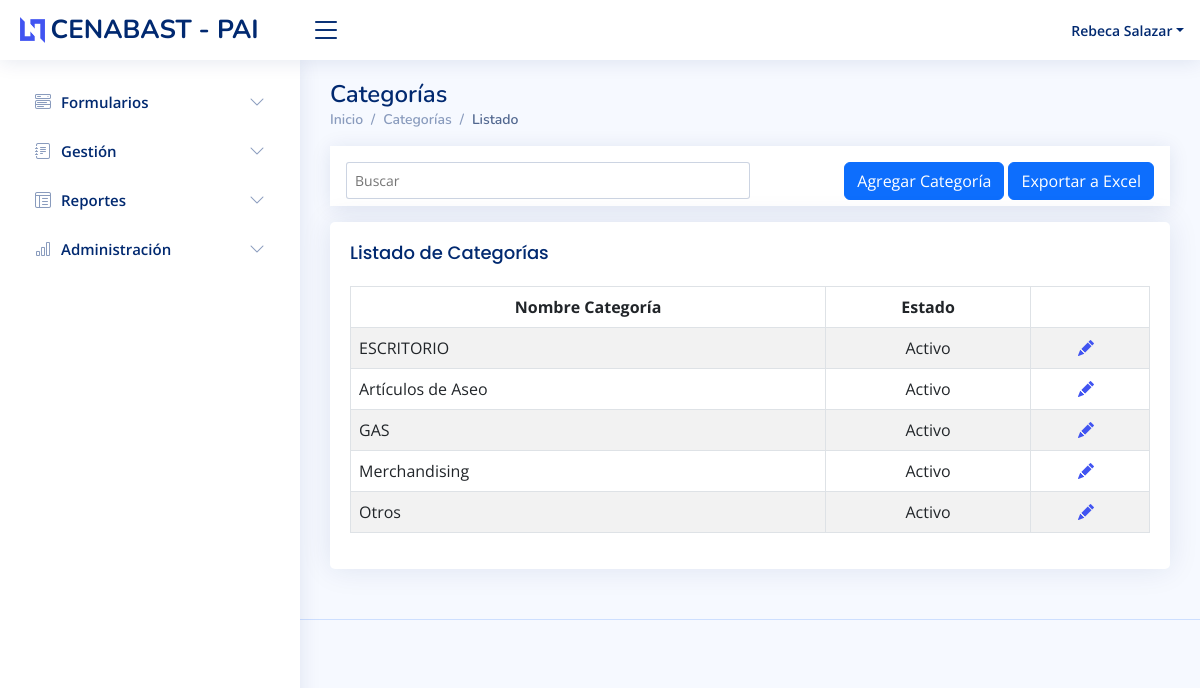
Screenshot of /categorias-list/ (signed in) with the database file from the repository.
### user/models.py (models this page shows, shortened)
class UserProfile(models.Model):
    user = models.OneToOneField(User, on_delete=models.CASCADE, related_name="userprofile", verbose_name="Usuario")
    rut = models.CharField(max_length=20, verbose_name="Rut", unique=True)
    anexo = models.IntegerField(default=0, blank=True, null=True, verbose_name="Anexo")
    estado = models.BooleanField(default=True, verbose_name="Estado")
    id_perfil = models.ForeignKey(Perfil, on_delete=models.PROTECT, verbose_name="Perfil", default=Perfil.get_default_Perfil(Perfil))
    class Meta:
        ordering = ['id']
    def __str__(self):
        return self.user.first_name + ' ' + self.user.last_name

### insumos/models.py (models this page shows, shortened)
class Categoria(models.Model):
    nombre_categoria = models.CharField(max_length=255, verbose_name="Nombre")
    estado = models.BooleanField(default=True, verbose_name="Estado")
    @register.filter(name="get_estado_categoria")
    def get_estado_categoria(self):
        edo_categoria = Categoria.objects.filter(id = self.id)
        return settings.ESTADO[0][edo_categoria[0].estado]

### insumos/views.py (the view)
# urls.py: path('categorias-list/', login_required(CategoriaList.as_view(), login_url=login_url), name="categorias-list"),
class CategoriaList(PermissionRequiredMixin, ListView):
    permission_required = ("insumos.view_categoria")
    model = Categoria
    context_object_name = 'categorias'
    def get_queryset(self):
        queryset = Categoria.objects.all()
        if self.request.GET.keys():
            if self.request.GET.get('buscar') != '':
                keyword = self.request.GET.get('buscar')
                queryset = Categoria.objects.filter( Q(nombre_categoria__icontains=keyword) )
        return queryset

### cargos/models.py (called while the page is built)
    def __str__(self):
        return self.nombre_cargo

### user/models.py (called while the page is built)
    def __str__(self):
        return self.nombre_perfil

### user/templatetags/users_filters.py (called while the page is built)
@register.filter(name="get_nombre_usuario")
def get_nombre_usuario(value):
    userProfile = UserProfile.objects.filter(user__username = value)
    return userProfile[0] if userProfile else ''

@register.filter(name="get_cargo")
def get_cargo(value):
    userCargo = UserCargo.objects.filter(id_usuario = value)
    return userCargo[0].id_cargo if userCargo else ''

@register.filter(name="get_perfil")
def get_perfil(value):
    userPerfil = UserProfile.objects.filter(user = value)
    return userPerfil[0].id_perfil if userPerfil else ''

### insumos/templates/insumos/categoria_list.html (shortened to what this page needs)
{% extends 'insumos/index.html' %}
{% block content %}
    <div class="pagetitle">
      <h1>Categorías</h1>
      <nav>
        <ol class="breadcrumb">
          <li class="breadcrumb-item"><a href="{% url 'insumos:categorias-list' %}">Inicio</a></li>
          <li class="breadcrumb-item">Categorías</li>
          <li class="breadcrumb-item active">Listado</li>
        </ol>
      </nav>
    </div>
    <div class="col-12 mb-3">
      {% include 'insumos/searchbar.html' with urllist='insumos:categorias-list' urlcreate='insumos:categoria-create' btnnombre='Agregar Categoría' urlextra='insumos:categorias-exportar' btnextra='Exportar a Excel' btnExtraVisible=True %}
  </div>
    <div class="card">
        <div class="card-body">
          <h5 class="card-title">Listado de Categorías</h5>
        {% if categorias %}
          <table class="table table-striped table-bordered">
            <thead class="text-center">
                <tr>
                    <th scope="col">Nombre Categoría</th>
                    <th scope="col">Estado</th>
                    <th scope="col" colspan="2"></th>
                </tr>
            </thead>
            <tbody>
                {% for categoria in categorias %}
                <tr>
                    <td>{{ categoria.nombre_categoria }}</td>
                    <td class="text-center">{{ categoria.get_estado_categoria }}</td>
                    <td class="text-center">
                      <a href="{% url 'insumos:categoria-update' categoria.id %}" data-toggle="tooltip" title="Editar" class="me-1"><i class="bi bi-pencil-fill"></i></a>
                    </td>
                </tr>
                {% endfor %}
            </tbody>
          </table>
        {% else %}
          <h3 class="text-center">No se encontraron categorías</h3>
        {% endif %}
        </div>
    </div>
{% endblock %}

### insumos/templates/insumos/index.html (shortened to what this page needs)
<!DOCTYPE html>
<html lang="es">
{% load static %}
{% load users_filters %}
<head>
  <link href="{% static 'insumos/assets/vendor/bootstrap/css/bootstrap.min.css' %}" rel="stylesheet">
  <link href="{% static 'insumos/assets/vendor/bootstrap-icons/bootstrap-icons.css' %}" rel="stylesheet">
  <link href="{% static 'insumos/assets/vendor/boxicons/css/boxicons.min.css' %}" rel="stylesheet">
  <link href="{% static 'insumos/assets/vendor/quill/quill.snow.css' %}" rel="stylesheet">
  <link href="{% static 'insumos/assets/vendor/quill/quill.bubble.css' %}" rel="stylesheet">
  <link href="{% static 'insumos/assets/vendor/remixicon/remixicon.css' %}" rel="stylesheet">
  <link href="{% static 'insumos/assets/vendor/simple-datatables/style.css' %}" rel="stylesheet">
  <link href="{% static 'insumos/assets/css/insumos.css' %}" rel="stylesheet">
  <link href="{% static 'insumos/assets/select-dist/css/select2.css' %}" rel="stylesheet">
  <link href="{% static 'insumos/assets/select-dist/css/select2-bootstrap-5-theme-1.3.0/select2-bootstrap-5-theme.min.css' %}" rel="stylesheet">
  <link href="{% static 'insumos/assets/css/style.css' %}" rel="stylesheet">
</head>
<body>
  <header id="header" class="header fixed-top d-flex align-items-center">
    <div class="d-flex align-items-center justify-content-between">
      <a href="{% url 'usuarios:main' %}" class="logo d-flex align-items-center">
        <img src="assets/img/logo.png" alt="">
        <span class="d-none d-lg-block">CENABAST - PAI</span>
      </a>
      <i class="bi bi-list toggle-sidebar-btn"></i>
    </div>
    <nav class="header-nav ms-auto">
      <ul class="d-flex align-items-center">
      {% if user.is_authenticated %}
        <li class="nav-item dropdown pe-3">
          <a class="nav-link nav-profile d-flex align-items-center pe-0" href="#" data-bs-toggle="dropdown">
            <span class="d-none d-md-block dropdown-toggle ps-2">{{ user.username|get_nombre_usuario }}</span>
          </a>
        </li>
      {% else %}
        <a class="me-3" href="{% url 'user:login' %}">Login</a>
      {% endif %}
      </ul>
    </nav>
  </header>
  <aside id="sidebar" class="sidebar">
    {% if user.userprofile.id_perfil.id == 1 %}
    <ul class="sidebar-nav" id="sidebar-nav">
      <li class="nav-item">
        <a class="nav-link collapsed" data-bs-target="#formularios-nav" data-bs-toggle="collapse" href="#">
          <i class="bi bi-menu-button-wide"></i><span>Formularios</span><i class="bi bi-chevron-down ms-auto"></i>
        </a>
      </li>
      <li class="nav-item">
        <a class="nav-link collapsed" data-bs-target="#gestion-nav" data-bs-toggle="collapse" href="#">
          <i class="bi bi-journal-text"></i><span>Gestión</span><i class="bi bi-chevron-down ms-auto"></i>
        </a>
      </li>
      <li class="nav-item">
        <a class="nav-link collapsed" data-bs-target="#reportes-nav" data-bs-toggle="collapse" href="#">
          <i class="bi bi-layout-text-window-reverse"></i><span>Reportes</span><i class="bi bi-chevron-down ms-auto"></i>
        </a>
      </li>
      <li class="nav-item">
        <a class="nav-link collapsed" data-bs-target="#administracion-nav" data-bs-toggle="collapse" href="#">
          <i class="bi bi-bar-chart"></i><span>Administración</span><i class="bi bi-chevron-down ms-auto"></i>
        </a>
      </li>
    </ul>
    {% endif %}
  </aside>
  <main id="main" class="main">
    {% block content %}{% endblock %}
  </main>
  <footer id="footer" class="footer">
  </footer>
</body>
</html>

### insumos/static/insumos/assets/css/style.css (style rules this page uses)
:root { scroll-behavior: smooth; }
body { font-family: "Open Sans", sans-serif; background: #f6f9ff; color: #444444; }
a { color: #4154f1; text-decoration: none; }
h1, h2, h3, h4, h5, h6 { font-family: "Nunito", sans-serif; }
#main { margin-top: 60px; padding: 20px 30px; transition: all 0.3s; }
.pagetitle { margin-bottom: 10px; }
.pagetitle h1 { font-size: 24px; margin-bottom: 0; font-weight: 600; color: #012970; }
.card { margin-bottom: 30px; border: none; border-radius: 5px; box-shadow: 0px 0 30px rgba(1, 41, 112, 0.1); }
.card-title { padding: 20px 0 15px 0; font-size: 18px; font-weight: 500; color: #012970; font-family: "Poppins", sans-serif; }
.card-body { padding: 0 20px 20px 20px; }
.breadcrumb { font-size: 14px; font-family: "Nunito", sans-serif; color: #899bbd; font-weight: 600; }
.breadcrumb a { color: #899bbd; transition: 0.3s; }
.breadcrumb .breadcrumb-item::before { color: #899bbd; }
.breadcrumb .active { color: #51678f; font-weight: 600; }
.logo { line-height: 1; }
@media (min-width: 1200px) { .logo { width: 280px; } }
.logo img { max-height: 26px; margin-right: 6px; }
.logo span { font-size: 26px; font-weight: 700; color: #012970; font-family: "Nunito", sans-serif; }
.header { transition: all 0.5s; z-index: 997; height: 60px; box-shadow: 0px 2px 20px rgba(1, 41, 112, 0.1); background-color: #fff; padding-left: 20px; }
.header .toggle-sidebar-btn { font-size: 32px; padding-left: 10px; cursor: pointer; color: #012970; }
.header-nav ul { list-style: none; }
.header-nav>ul { margin: 0; padding: 0; }
.header-nav .nav-profile { color: #012970; }
.header-nav .nav-profile span { font-size: 14px; font-weight: 600; }
.sidebar { position: fixed; top: 60px; left: 0; bottom: 0; width: 300px; z-index: 996; transition: all 0.3s; padding: 20px; overflow-y: auto; scrollbar-width: thin; scrollbar-color: #aab7cf transparent; box-shadow: 0px 0px 20px rgba(1, 41, 112, 0.1); background-color: #fff; }
@media (min-width: 1200px) { #main, #footer { margin-left: 300px; } }
.sidebar-nav { padding: 0; margin: 0; list-style: none; }
.sidebar-nav li { padding: 0; margin: 0; list-style: none; }
.sidebar-nav .nav-item { margin-bottom: 5px; }
.sidebar-nav .nav-link { display: flex; align-items: center; font-size: 15px; font-weight: 600; color: #4154f1; transition: 0.3; background: #f6f9ff; padding: 10px 15px; border-radius: 4px; }
.sidebar-nav .nav-link i { font-size: 16px; margin-right: 10px; color: #4154f1; }
.sidebar-nav .nav-link.collapsed { color: #012970; background: #fff; }
.sidebar-nav .nav-link.collapsed i { color: #899bbd; }
.sidebar-nav .nav-link .bi-chevron-down { margin-right: 0; transition: transform 0.2s ease-in-out; }
.footer { padding: 20px 0; font-size: 14px; transition: all 0.3s; border-top: 1px solid #cddfff; }

### rows the page displays
Categoria: nombre_categoria "ESCRITORIO", get_estado_categoria "Activo"
Categoria: nombre_categoria "Artículos de Aseo", get_estado_categoria "Activo"
Categoria: nombre_categoria "GAS", get_estado_categoria "Activo"
Categoria: nombre_categoria "Merchandising", get_estado_categoria "Activo"
Categoria: nombre_categoria "Otros", get_estado_categoria "Activo"

### other values shown
{{ user.username|get_nombre_usuario }} "Rebeca Salazar"
{{ btnnombre }} "Agregar Categoría"
{{ btnextra }} "Exportar a Excel"
